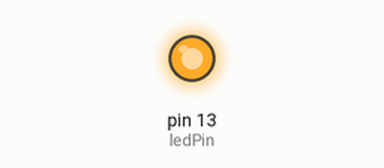
Recording of a sketch running on a simulated Arduino Uno, built with avr-gcc and run on an emulated ATmega328P. Shown: output pins drawn as LEDs (lit = HIGH).

Above: at 0.05 s.
Timing chart, 0 to 3.0 s (numbered marks = the images above):
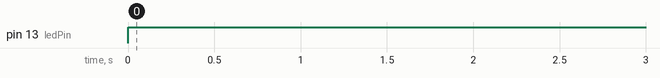

The sketch:

sketch_dec28a.ino
```cpp
const int ledPin = 13;
void setup() {
  // put your setup code here, to run once:
Serial.begin(9600);
pinMode(ledPin,OUTPUT);
}

void loop() {
  // put your main code here, to run repeatedly:
int delayPeriod = 100;//ms
digitalWrite(ledPin, HIGH);
delay(delayPeriod);
digitalWrite(ledPin, LOW);

}
```

Measured:
- by itself, pin 13 (ledPin): LOW → HIGH at 0.00 s
